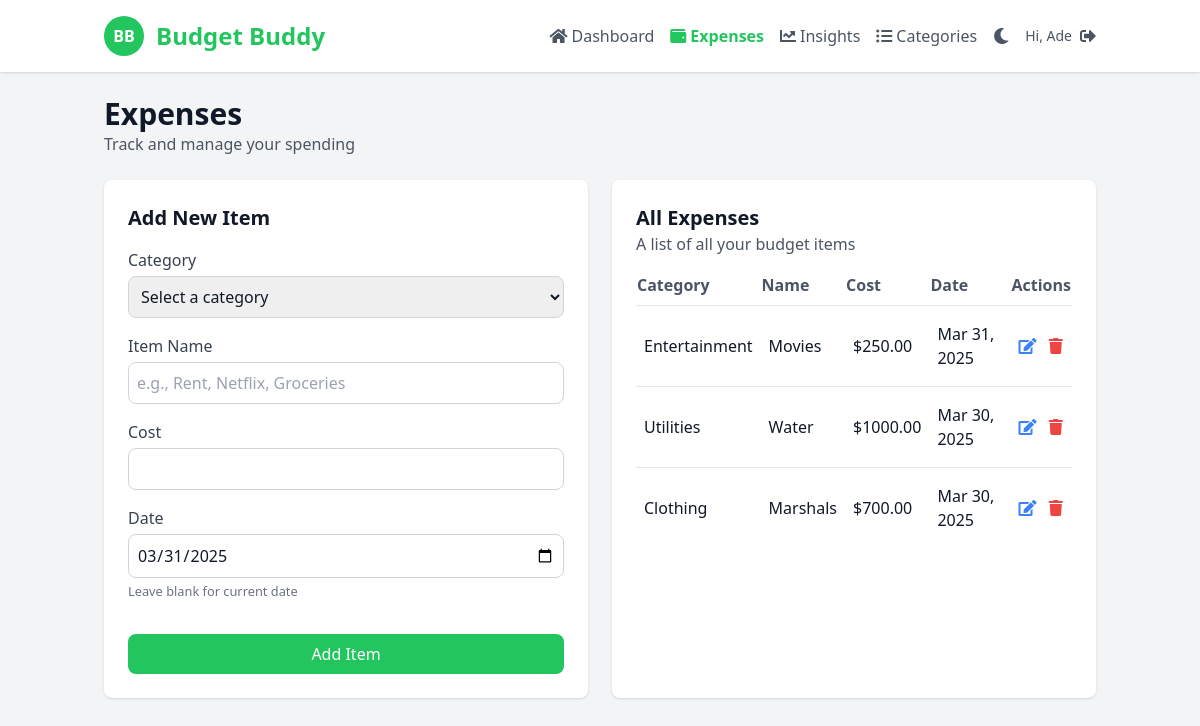
/expenses (signed in), run on the app's committed database.
### app.py (models this page shows, shortened)
class Todo(db.Model):
    id = db.Column(db.Integer, primary_key=True)
    item = db.Column(db.String(200), nullable=False)  # Category
    name = db.Column(db.String(200), nullable=False, default="Unnamed Item")  # Item name
    cost = db.Column(db.Float, nullable=False)
    date_created = db.Column(db.DateTime, default=datetime.now)
    user_id = db.Column(db.Integer, db.ForeignKey('user.id'), nullable=False)

### app.py (the view)
    def decorated_function(*args, **kwargs):
        if not session.get('logged_in'):
            return redirect('/login')
        return f(*args, **kwargs)

### app.py (called while the page is built, shortened)
def login_required(f):
    def decorated_function(*args, **kwargs):
        if not session.get('logged_in'):
            return redirect('/login')
        return f(*args, **kwargs)
    decorated_function.__name__ = f.__name__
    return decorated_function

@app.route('/expenses', methods=['GET', 'POST'])
@login_required
def expenses():
    user_id = session.get('user_id')
    items = Todo.query.filter_by(user_id=user_id).order_by(Todo.date_created.desc()).all()
    today_date = datetime.now().strftime('%Y-%m-%d')
    username = session.get('username', 'Demo User')
    return render_template('expenses.html', items=items, today_date=today_date, username=username)

### templates/expenses.html (shortened to what this page needs)
<!DOCTYPE html>
<html lang="en">
<head>
    <script src="https://cdn.tailwindcss.com"></script>
    <link href="https://cdnjs.cloudflare.com/ajax/libs/font-awesome/5.15.3/css/all.min.css" rel="stylesheet"/>
</head>
<body class="bg-gray-100 text-gray-900 dark:bg-dark-900 dark:text-dark-200">
<header class="bg-white shadow fixed w-full z-10 dark:bg-dark-800 dark:shadow-dark">
    <div class="container mx-auto px-4 py-4 flex justify-between items-center">
        <div class="flex items-center">
            <div class="bg-green-500 text-white rounded-full w-10 h-10 flex items-center justify-center">
                <span class="font-bold">BB</span>
            </div>
            <h1 class="ml-3 text-2xl font-bold text-green-500">Budget Buddy</h1>
        </div>
        <nav class="hidden md:flex space-x-4 items-center">
            <a class="text-gray-600 flex items-center dark:text-dark-400 hover:text-green-500 dark:hover:text-green-400" href="/dashboard">
                <i class="fas fa-home mr-1"></i> Dashboard
            </a>
            <a class="text-green-500 font-semibold flex items-center dark:text-green-400" href="/expenses">
                <i class="fas fa-wallet mr-1"></i> Expenses
            </a>
            <a class="text-gray-600 flex items-center dark:text-dark-400 hover:text-green-500 dark:hover:text-green-400" href="/insights">
                <i class="fas fa-chart-line mr-1"></i> Insights
            </a>
            <a class="text-gray-600 flex items-center dark:text-dark-400 hover:text-green-500 dark:hover:text-green-400" href="/categories">
                <i class="fas fa-list-ul mr-1"></i> Categories
            </a>
            <button id="theme-toggle" class="ml-4 text-gray-600 dark:text-dark-400 hover:text-gray-800 dark:hover:text-dark-200 transition-colors duration-200 focus:outline-none">
            </button>
            <div class="ml-4 relative">
                <div class="flex items-center">
                    <span class="hidden md:inline-block text-sm text-gray-600 dark:text-dark-400 mr-2">Hi, {{ username }}</span>
                    <a href="/logout" class="text-gray-600 hover:text-red-500 dark:text-dark-400 dark:hover:text-red-400 transition-colors duration-200">
                        <i class="fas fa-sign-out-alt"></i>
                    </a>
                </div>
            </div>
        </nav>
    </div>
</header>
<main class="container mx-auto px-4 py-24">
    <h2 class="text-3xl font-bold dark:text-dark-100">Expenses</h2>
    <p class="text-gray-600 dark:text-dark-400">Track and manage your spending</p>
    <div class="grid grid-cols-1 lg:grid-cols-2 gap-6 mt-6">
        <div class="bg-white p-6 rounded-lg shadow dark:bg-dark-800">
            <h3 class="text-xl font-bold dark:text-dark-100">Add New Item</h3>
            <form class="mt-4" action="/expenses" method="POST">
                <div class="mb-4">
                    <label class="block text-gray-700 dark:text-dark-400">Category</label>
                    <select name="item" class="w-full border border-gray-300 rounded-lg p-2 mt-1 dark:bg-dark-700 dark:border-dark-600 dark:text-dark-100" required>
                        <option value="" disabled selected>Select a category</option>
                    </select>
                </div>
                <div class="mb-4">
                    <label class="block text-gray-700 dark:text-dark-400">Item Name</label>
                    <input type="text" name="name" class="w-full border border-gray-300 rounded-lg p-2 mt-1 dark:bg-dark-700 dark:border-dark-600 dark:text-dark-100" placeholder="e.g., Rent, Netflix, Groceries" required>
                </div>
                <div class="mb-4">
                    <label class="block text-gray-700 dark:text-dark-400">Cost</label>
                    <input type="number" name="cost" class="w-full border border-gray-300 rounded-lg p-2 mt-1 dark:bg-dark-700 dark:border-dark-600 dark:text-dark-100" step="0.01" min="0" required>
                </div>
                <div class="mb-4">
                    <label class="block text-gray-700 dark:text-dark-400">Date</label>
                    <input type="date" name="date" class="w-full border border-gray-300 rounded-lg p-2 mt-1 dark:bg-dark-700 dark:border-dark-600 dark:text-dark-100" value="{{ today_date }}">
                    <small class="text-gray-500 dark:text-dark-500">Leave blank for current date</small>
                </div>
                <button type="submit" class="w-full bg-green-500 hover:bg-green-600 text-white rounded-lg p-2 mt-4 transition-colors duration-200">Add Item</button>
            </form>
        </div>
        <div class="bg-white p-6 rounded-lg shadow dark:bg-dark-800">
            <h3 class="text-xl font-bold dark:text-dark-100">All Expenses</h3>
            <p class="text-gray-600 dark:text-dark-400">A list of all your budget items</p>
            <div class="overflow-x-auto mt-4">
                <table class="w-full">
                    <thead>
                        <tr class="text-left text-gray-600 dark:text-dark-400">
                            <th class="pb-2">Category</th>
                            <th class="pb-2">Name</th>
                            <th class="pb-2">Cost</th>
                            <th class="pb-2">Date</th>
                            <th class="pb-2">Actions</th>
                        </tr>
                    </thead>
                    <tbody>
                        {% for item in items %}
                        <tr class="border-t border-gray-200 dark:border-dark-700 hover:bg-gray-50 dark:hover:bg-dark-700">
                            <td class="py-4 px-2 dark:text-dark-100">{{ item.item }}</td>
                            <td class="py-4 px-2 dark:text-dark-100">{{ item.name }}</td>
                            <td class="py-4 px-2 dark:text-dark-100">${{ "%.2f"|format(item.cost) }}</td>
                            <td class="py-4 px-2 dark:text-dark-100">{{ item.date_created.strftime('%b %d, %Y') }}</td>
                            <td class="py-4 px-2">
                                <a href="/update/{{ item.id }}" class="text-blue-500 hover:text-blue-700 dark:hover:text-blue-400 mr-2 transition-colors duration-200">
                                    <i class="fas fa-edit"></i>
                                </a>
                                <a href="/delete/{{ item.id }}" class="text-red-500 hover:text-red-700 dark:hover:text-red-400 transition-colors duration-200">
                                    <i class="fas fa-trash"></i>
                                </a>
                            </td>
                        </tr>
                        {% endfor %}
                    </tbody>
                </table>
            </div>
        </div>
    </div>
</main>
</body>
</html>

### templates/expenses.html (style rules this page uses)
#theme-toggle { transition: all 0.3s ease; }

### data on the page
Todo: item "Entertainment", name "Movies", cost "250.00", date_created "Mar 31, 2025"
Todo: item "Utilities", name "Water", cost "1000.00", date_created "Mar 30, 2025"
Todo: item "Clothing", name "Marshals", cost "700.00", date_created "Mar 30, 2025"

### other printed values
{{ username }} "Ade"
